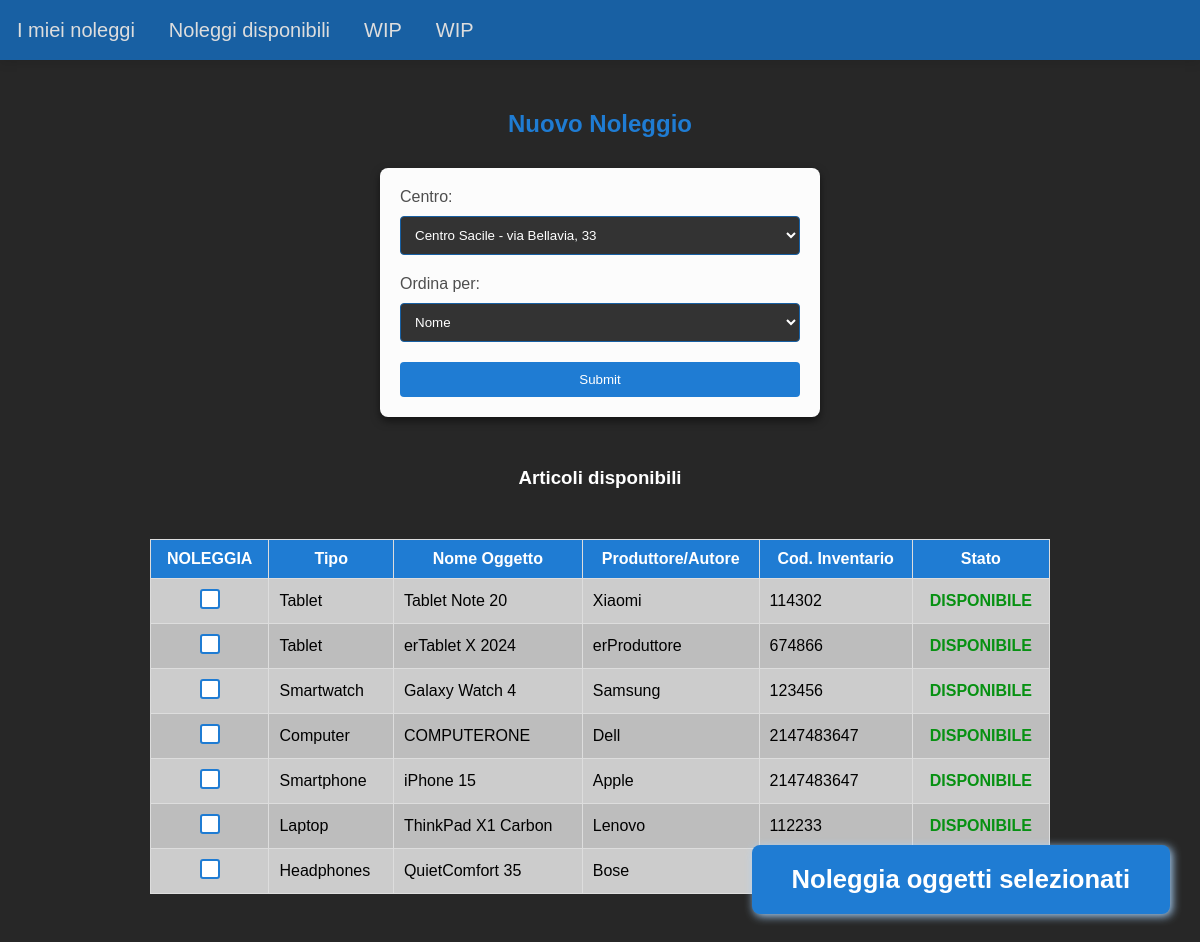
The app's page /new_rent.php?center=1 with its own data.
### tables this page shows
CREATE TABLE `items` (
  `id` int(11) NOT NULL,
  `type` varchar(64) NOT NULL,
  `item_name` varchar(64) NOT NULL,
  `maker` varchar(64) NOT NULL,
  `center` int(11) NOT NULL,
  `ci` int(16) NOT NULL,
  `state` varchar(64) NOT NULL
);

### new_rent.php (the view, shortened to what this page needs)
<?php
$servername = "localhost";
$svusername = "root";
$svpassword = "";
$dbname = "rent";
$conn = new mysqli($servername, $svusername, $svpassword, $dbname);
?>
<!DOCTYPE html>
<html lang="en">
<head>
    <link rel="stylesheet" href="stylesheet/nav.css">
    <link rel="stylesheet" href="stylesheet/default.css">
    <link rel="stylesheet" href="stylesheet/new_rent.css">
</head>
<body>
    <?php include 'nav.php' ?>
    <h2>Nuovo Noleggio</h2>
    <form id="select-center-form" method="GET">
        <label for="center">Centro:</label>
        <select name="center" id="center">
            <?php
            $sql = "SELECT * FROM centers";
            $result = $conn->query($sql);
            while ($row = $result->fetch_assoc()) {
                echo "<option value=\"" . $row['id'] . "\"" . ($_GET["center"] == $row["id"] ? " selected" : "") . ">" . $row['center_name'] . " - " . $row['address'] . "</option>";
            }
            ?>
        </select>
        <label for="orderBy">Ordina per:</label>
        <select name="orderBy" id="orderBy">
            <option value="name" selected>Nome</option>
        </select>
        <input id="select-center-submit" type="submit">
    </form>
<?php
if(isset($_GET["center"])) {
    $center_id = $_GET["center"];
    echo "<h3 id='new-rent-table-title'>Articoli disponibili</h3>";
    $sql = "SELECT * FROM items WHERE center = ?  AND state = 'available' ";
    $stmt = $conn->prepare($sql);
    $stmt->bind_param("i", $center_id);
    $stmt->execute();
    $result = $stmt->get_result();
    if ($result->num_rows > 0) {
        echo "<form method='POST' action='new_rent_action.php'>";
        echo "<table><tr>
        <th>NOLEGGIA</th>
        <th>". ($_GET["orderBy"] == "type" ? "🠗 " : "") . "Tipo</th>
        <th>". ($_GET["orderBy"] == "name" ? "🠗 " : "") . "Nome Oggetto</th>
        <th>". ($_GET["orderBy"] == "maker" ? "🠗 " : "") . "Produttore/Autore</th>
        <th>Cod. Inventario</th>
        <th>Stato</th> </tr>";
        while ($row = $result->fetch_assoc()) {
            echo "<td class='new-rent-button-container'><input class='new-rent-checkbox' type='checkbox' name='row[]' value='" . $row['id'] . "'></input></td><td>" . $row['type'] . "</td><td>" . $row['item_name'] . "</td><td>" . $row['maker'] . "</td><td>" . $row['ci'] . "</td><td class='available'>DISPONIBILE</td></tr>";
        }
        echo "</table>";
        echo "<input id ='add-rent-button' type='submit' value='Noleggia oggetti selezionati'></input>";
        echo "</form>";
    } else {
        echo "<p id='new-rent-no-result'>Nessun articolo disponibile, prova con un altro centro</p>";
    }
} else {
    echo "<p id='new-rent-not-selected'>Seleziona un centro e consulta gli oggetti disponibili al noleggio</p>";
}
?>
</body>
</html>

### stylesheet/default.css (style rules this page uses)
body { font-family: Arial, sans-serif; margin: 0; padding: 0; padding-top: 60px; background-color: #272727; }
h2 { color: #ffffff; text-align: center; margin-top: 50px; }
table { width: 75%; margin: 50px auto; border-collapse: collapse; }
table, th, td { border: 1px solid #ddd; padding: 10px; }
th { background-color: #1f7cd3; color: white; }
tr { transition: background-color 0.3s ease; }
tr:nth-child(odd) { background-color: #bdbdbd; }

### stylesheet/new_rent.css (style rules this page uses)
.available { text-align: center; font-weight: bold; color: rgb(7, 145, 18) }
h2 { color: #1f7cd3; text-align: center; margin-bottom: 30px; }
#select-center-form { max-width: 400px; margin: 0 auto; padding: 20px; background-color: #fcfcfc; border-radius: 8px; box-shadow: 0 4px 8px rgba(0, 0, 0, 0.5); }
label { display: block; margin-bottom: 10px; color: #4e4e4e; }
select { width: 100%; padding: 10px; margin-bottom: 20px; background-color: #333333; color: #ffffff; border: 1px solid #1860a3; border-radius: 4px; }
#select-center-submit { width: 100%; padding: 10px; background-color: #1f7cd3; color: #ffffff; border: none; border-radius: 4px; cursor: pointer; transition: background-color 0.3s; }
#new-rent-table-title { color: #fff; text-align: center; margin-top: 50px; }
#add-rent-button { position: absolute; right: 30px; font-size: 1.6em; font-weight: bolder; bottom: 30px; padding: 20px 40px; background-color: #1f7cd3; color: #ffffff; border: none; border-radius: 8px; cursor: pointer; transition: 0.1s; box-shadow: 2px 2px 10px #abd6ff; }
.new-rent-button-container { text-align: center; }
.new-rent-checkbox { appearance: none; margin: auto; -webkit-appearance: none; width: 20px; height: 20px; background-color: #fff; border: 2px solid #1f7cd3; border-radius: 3px; outline: none; position: relative; }

### records on screen
items: type "Tablet", item_name "Tablet Note 20", maker "Xiaomi", ci "114302"
items: type "Tablet", item_name "erTablet X 2024", maker "erProduttore", ci "674866"
items: type "Smartwatch", item_name "Galaxy Watch 4", maker "Samsung", ci "123456"
items: type "Computer", item_name "COMPUTERONE", maker "Dell", ci "2147483647"
items: type "Smartphone", item_name "iPhone 15", maker "Apple", ci "2147483647"
items: type "Laptop", item_name "ThinkPad X1 Carbon", maker "Lenovo", ci "112233"
items: type "Headphones", item_name "QuietComfort 35", maker "Bose"

### other values on screen
form field center "Centro Sacile - via Bellavia, 33"
